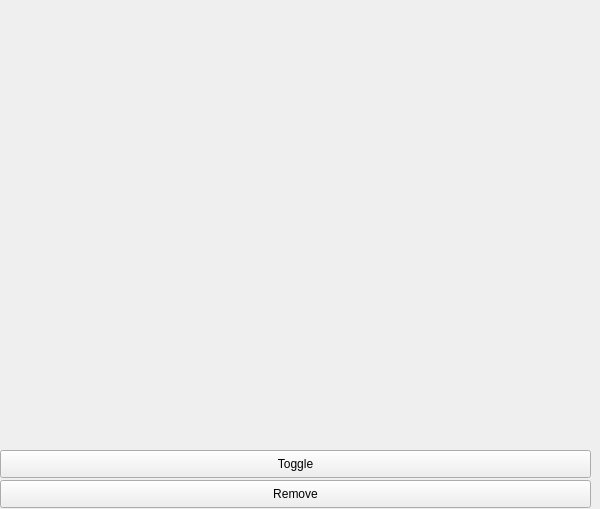
<?xml version="1.0" encoding="UTF-8"?>
<ui version="4.0">
 <class>Widget</class>
 <widget class="QWidget" name="Widget">
  <property name="geometry">
   <rect>
    <x>0</x>
    <y>0</y>
    <width>600</width>
    <height>509</height>
   </rect>
  </property>
  <property name="windowTitle">
   <string>Widget</string>
  </property>
  <widget class="QWidget" name="verticalLayoutWidget">
   <property name="geometry">
    <rect>
     <x>0</x>
     <y>30</y>
     <width>591</width>
     <height>411</height>
    </rect>
   </property>
   <layout class="QVBoxLayout" name="verticalLayout_3"/>
  </widget>
  <widget class="QPushButton" name="pushButton">
   <property name="geometry">
    <rect>
     <x>0</x>
     <y>450</y>
     <width>591</width>
     <height>28</height>
    </rect>
   </property>
   <property name="text">
    <string>Toggle</string>
   </property>
  </widget>
  <widget class="QPushButton" name="pushButton_2">
   <property name="geometry">
    <rect>
     <x>0</x>
     <y>480</y>
     <width>591</width>
     <height>28</height>
    </rect>
   </property>
   <property name="text">
    <string>Remove</string>
   </property>
  </widget>
 </widget>
 <layoutdefault spacing="6" margin="11"/>
 <resources/>
 <connections/>
</ui>
